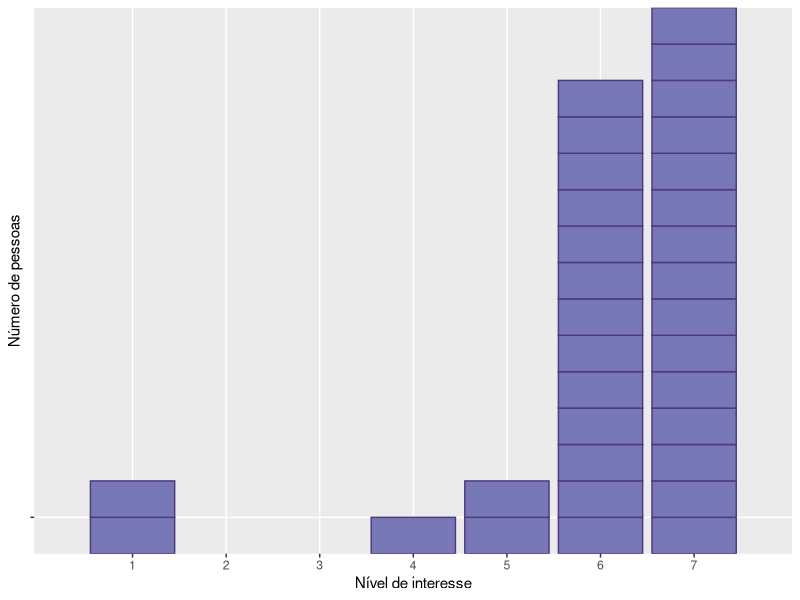
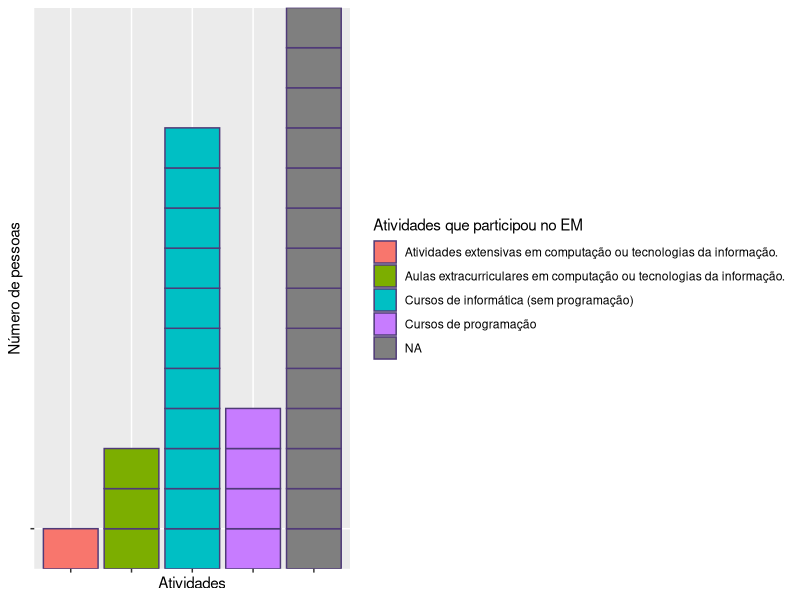
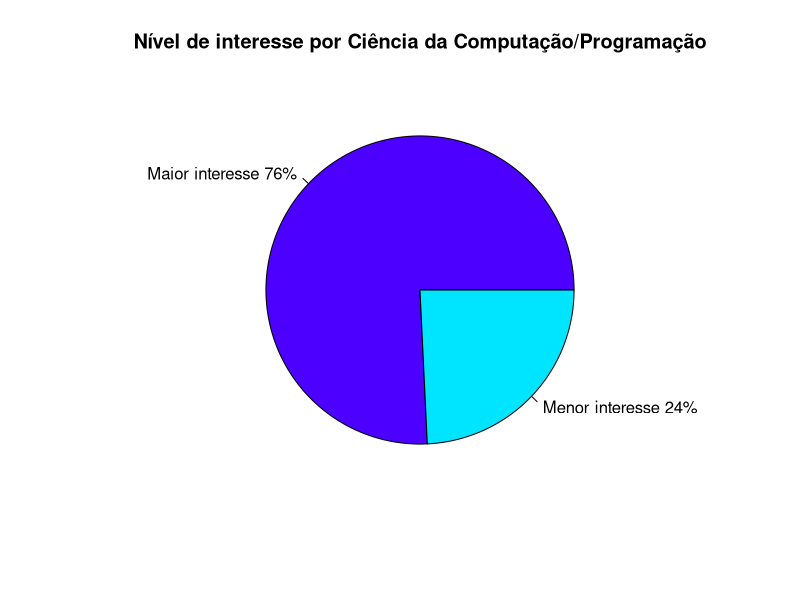
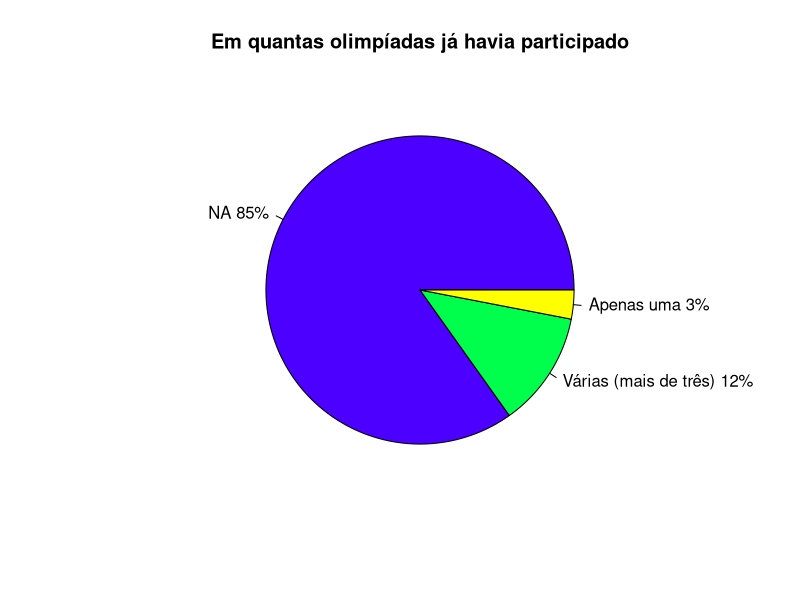
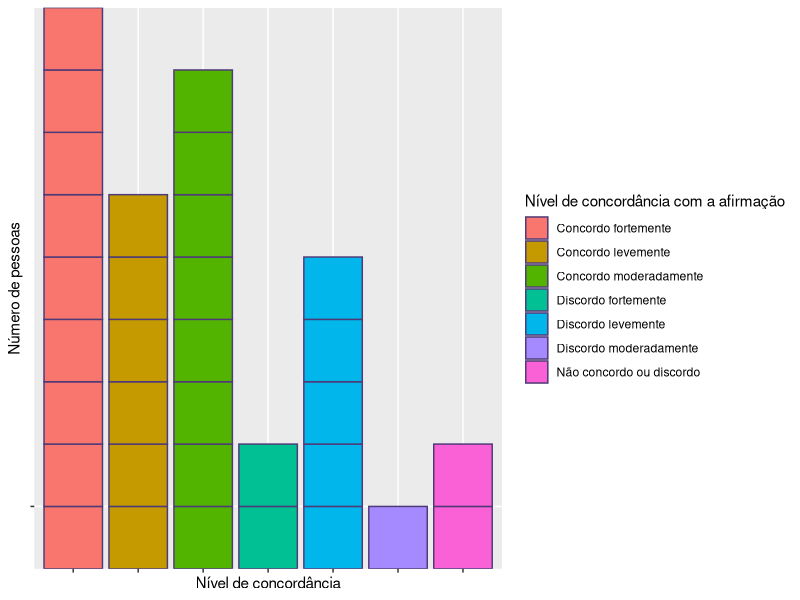
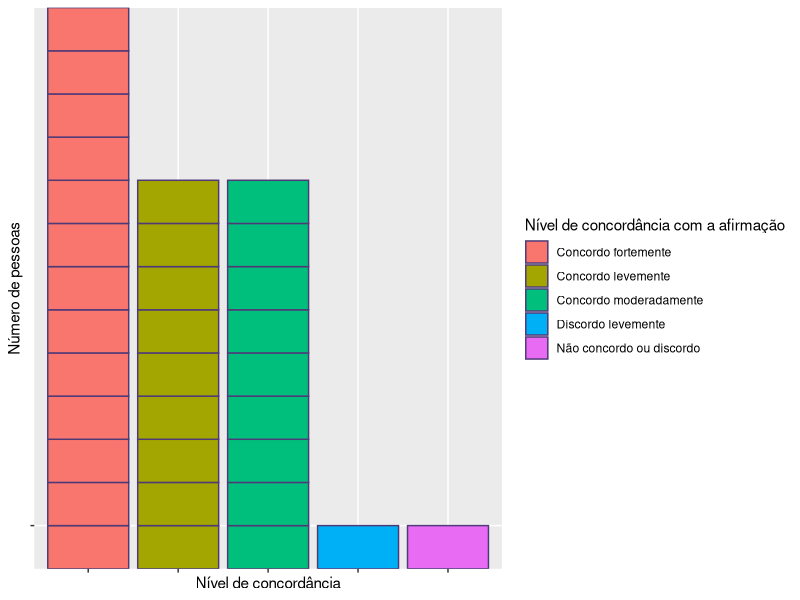
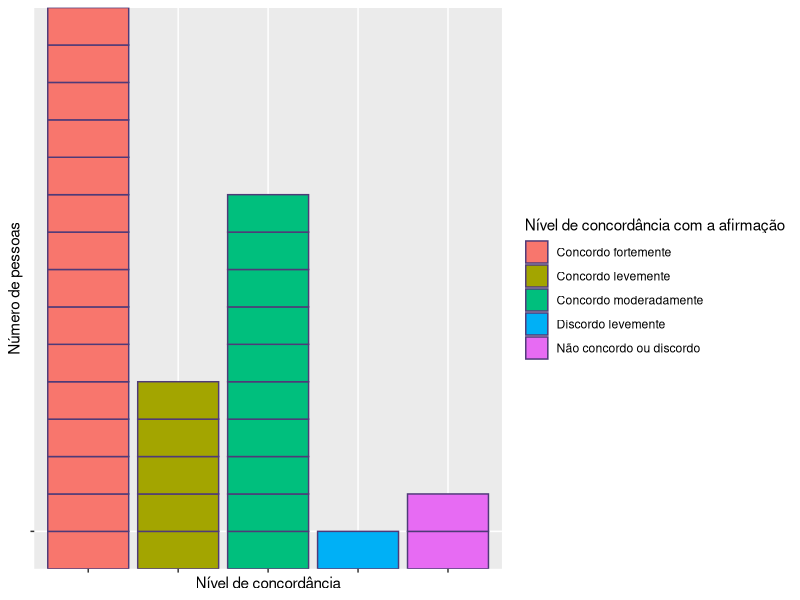
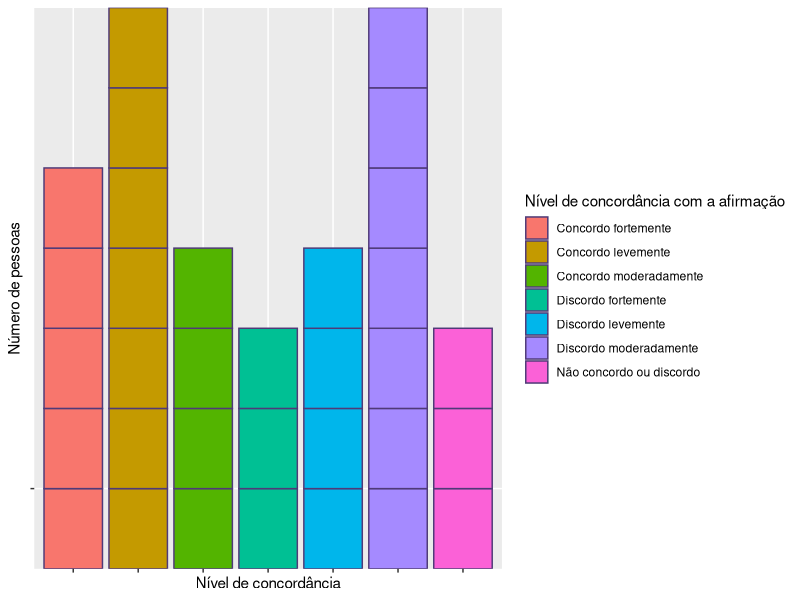

Here is the R script that generated these plots, in order:
## ---- chunk 1
knitr::opts_chunk$set(echo = TRUE, warning = FALSE, message = FALSE)
library(readr)
library(dplyr) 
library(ggplot2)

## ---- chunk 2
#lê o csv
amostra <- read.csv("amostra.csv")

## ---- chunk 3
ggplot(data = amostra, aes(x = Interesse, y = "")) + #escolho o dado base e defino o x e y do gráfico
  geom_bar(stat="identity", fill="#7877b8", colour = "#4f3a78") + #escolho o tipo de gráfico, determino o preenchimento e a cor da linha
  scale_x_discrete(limits = c(1,2,3,4,5,6,7)) + #forço o ggplot a exibir todos os números em x
  labs(y = "Número de pessoas", x = "Nível de interesse") #defino as legendas
## ---- chunk 4
ggplot(data = amostra, aes(x = Em.qual.das.seguintes.atividades.você.participou.no.ensino.médio., y = "", fill = Em.qual.das.seguintes.atividades.você.participou.no.ensino.médio.)) + #escolho o dado base e defino o x e y do gráfico
  geom_bar(stat="identity",  colour = "#4f3a78") + #escolho o tipo de gráfico, determino o preenchimento e a cor da linha
  labs(y = "Número de pessoas", x = "Atividades") + #arrumo as legendas 
  theme(axis.text.x = element_blank()) +
  scale_fill_discrete(name = "Atividades que participou no EM")
## ---- chunk 5
slices <- c(25, 8) #escolho o dado base
lbls <- c("Maior interesse", "Menor interesse") #defino as legendas
pct <- round(slices/sum(slices)*100) #calculo as porcentagens
lbls <- paste(lbls, pct)  
lbls <- paste(lbls,"%",sep="") 
pie(slices,labels = lbls, col=topo.colors(length(lbls)),
  	main="Nível de interesse por Ciência da Computação/Programação")
## ---- chunk 6
slices <- c(28, 4, 1) #escolho o dado base
lbls <- c("NA", "Várias (mais de três)", "Apenas uma") #defino as legendas
pct <- round(slices/sum(slices)*100) #calculo as porcentagens
lbls <- paste(lbls, pct)  
lbls <- paste(lbls,"%",sep="") 
pie(slices,labels = lbls, col=topo.colors(length(lbls)),
  	main="Em quantas olimpíadas já havia participado")
## ---- chunk 7
ggplot(data = amostra, aes(x = amostra$Na.escola..eu.sempre.estive.entre.os.melhores.em.matemática, y = "", fill = amostra$Na.escola..eu.sempre.estive.entre.os.melhores.em.matemática)) + #escolho o dado base e defino o x e y do gráfico
  geom_bar(stat="identity",  colour = "#4f3a78") + #escolho o tipo de gráfico, determino o preenchimento e a cor da linha
  labs(y = "Número de pessoas", x = "Nível de concordância") + #defino as legendas 
  theme(axis.text.x = element_blank()) +
  scale_fill_discrete(name = "Nível de concordância com a afirmação")
## ---- chunk 8
ggplot(data = amostra, aes(x = amostra$É.importante.para.mim.que.o.trabalho.que.eu.faça.tenha.grande.impacto.para.o.mundo, y = "", fill = amostra$É.importante.para.mim.que.o.trabalho.que.eu.faça.tenha.grande.impacto.para.o.mundo)) + #escolho o dado base e defino o x e y do gráfico
  geom_bar(stat="identity",  colour = "#4f3a78") + #escolho o tipo de gráfico, determino o preenchimento e a cor da linha
  labs(y = "Número de pessoas", x = "Nível de concordância") + #defino as legendas 
  theme(axis.text.x = element_blank()) +
  scale_fill_discrete(name = "Nível de concordância com a afirmação")
## ---- chunk 9
ggplot(data = amostra, aes(x = amostra$Seria.muito.bom.poder.programar.um.aplicativo.para.um.dispositivo.móvel, y = "", fill = amostra$Seria.muito.bom.poder.programar.um.aplicativo.para.um.dispositivo.móvel)) + #escolho o dado base e defino o x e y do gráfico
  geom_bar(stat="identity",  colour = "#4f3a78") + #escolho o tipo de gráfico, determino o preenchimento e a cor da linha
  labs(y = "Número de pessoas", x = "Nível de concordância") + #defino as legendas 
  theme(axis.text.x = element_blank()) +
  scale_fill_discrete(name = "Nível de concordância com a afirmação")
## ---- chunk 10
ggplot(data = amostra, aes(x = amostra$Meus.amigos.e.colegas.estudavam.computação.ou.outro.curso.em.tecnologia.da.informação, y = "", fill = amostra$Meus.amigos.e.colegas.estudavam.computação.ou.outro.curso.em.tecnologia.da.informação)) + #escolho o dado base e defino o x e y do gráfico
  geom_bar(stat="identity",  colour = "#4f3a78") + #escolho o tipo de gráfico, determino o preenchimento e a cor da linha
  labs(y = "Número de pessoas", x = "Nível de concordância") + #defino as legendas 
  theme(axis.text.x = element_blank()) +
  scale_fill_discrete(name = "Nível de concordância com a afirmação")
## ---- chunk 11
ggplot(data = amostra, aes(x = amostra$Os.professores.me.fizeram.sentir.que.eu.pertencia.àquela.aula, y = "", fill = amostra$Os.professores.me.fizeram.sentir.que.eu.pertencia.àquela.aula)) + #escolho o dado base e defino o x e y do gráfico
  geom_bar(stat="identity",  colour = "#4f3a78") + #escolho o tipo de gráfico, determino o preenchimento e a cor da linha
  labs(y = "Número de pessoas", x = "Nível de concordância") + #defino as legendas 
  theme(axis.text.x = element_blank()) +
  scale_fill_discrete(name = "Nível de concordância com a afirmação")
## ---- chunk 12
ggplot(data = amostra, aes(x = amostra$Assunto.divertido.e.aplicável, y = "", fill = amostra$Assunto.divertido.e.aplicável)) + #escolho o dado base e defino o x e y do gráfico
  geom_bar(stat="identity",  colour = "#4f3a78") + #escolho o tipo de gráfico, determino o preenchimento e a cor da linha
  labs(y = "Número de pessoas", x = "Nível de concordância") + #defino as legendas 
  theme(axis.text.x = element_blank()) +
  scale_fill_discrete(name = "Nível de concordância com a afirmação")
## ---- chunk 13
ggplot(data = amostra, aes(x = amostra$Aprendi.muito, y = "", fill = amostra$Aprendi.muito)) + #escolho o dado base e defino o x e y do gráfico
  geom_bar(stat="identity",  colour = "#4f3a78") + #escolho o tipo de gráfico, determino o preenchimento e a cor da linha
  labs(y = "Número de pessoas", x = "Nível de concordância") + #defino as legendas 
  theme(axis.text.x = element_blank()) +
  scale_fill_discrete(name = "Nível de concordância com a afirmação")
## ---- chunk 14
ggplot(data = amostra, aes(x = amostra$Professores.especialistas, y = "", fill = amostra$Professores.especialistas)) + #escolho o dado base e defino o x e y do gráfico
  geom_bar(stat="identity",  colour = "#4f3a78") + #escolho o tipo de gráfico, determino o preenchimento e a cor da linha
  labs(y = "Número de pessoas", x = "Nível de concordância") + #defino as legendas 
  theme(axis.text.x = element_blank()) +
  scale_fill_discrete(name = "Nível de concordância com a afirmação")
## ---- chunk 15
ggplot(data = amostra, aes(x = amostra$Indique.seu.nível.de.acordo.em.relação.às.seguintes.afirmações..Por.favor..considere.todas.as.perguntas.com.cuidado..Suas.respostas.e.opiniões.são.muito.importantes.para.nós...Um.professor...orientador.em.quem.eu.confiava.me.incentivou.a.estudar.ciência.da.computação., y = "", fill = amostra$Indique.seu.nível.de.acordo.em.relação.às.seguintes.afirmações..Por.favor..considere.todas.as.perguntas.com.cuidado..Suas.respostas.e.opiniões.são.muito.importantes.para.nós...Um.professor...orientador.em.quem.eu.confiava.me.incentivou.a.estudar.ciência.da.computação.)) + #escolho o dado base e defino o x e y do gráfico
  geom_bar(stat="identity",  colour = "#4f3a78") + #escolho o tipo de gráfico, determino o preenchimento e a cor da linha
  labs(y = "Número de pessoas", x = "Nível de concordância") + #defino as legendas 
  theme(axis.text.x = element_blank()) +
  scale_fill_discrete(name = "Nível de concordância com a afirmação")
## ---- chunk 16
ggplot(data = amostra, aes(x = amostra$Excelentes.professores, y = "", fill = amostra$Excelentes.professores)) + #escolho o dado base e defino o x e y do gráfico
  geom_bar(stat="identity",  colour = "#4f3a78") + #escolho o tipo de gráfico, determino o preenchimento e a cor da linha
  labs(y = "Número de pessoas", x = "Nível de concordância") + #defino as legendas 
  theme(axis.text.x = element_blank()) +
  scale_fill_discrete(name = "Nível de concordância com a afirmação")
## ---- chunk 17
ggplot(data = amostra, aes(x = amostra$Problemas.teóricos.e.abstratos.são.interessantes, y = "", fill = amostra$Problemas.teóricos.e.abstratos.são.interessantes)) + #escolho o dado base e defino o x e y do gráfico
  geom_bar(stat="identity",  colour = "#4f3a78") + #escolho o tipo de gráfico, determino o preenchimento e a cor da linha
  labs(y = "Número de pessoas", x = "Nível de concordância") + #defino as legendas 
  theme(axis.text.x = element_blank()) +
  scale_fill_discrete(name = "Nível de concordância com a afirmação")
## ---- chunk 18
ggplot(data = amostra, aes(x = amostra$Um.professor.que.eu.confiava..ou.um.orientador..me.incentivou.a.estudar.campos.de.exatas, y = "", fill = amostra$Um.professor.que.eu.confiava..ou.um.orientador..me.incentivou.a.estudar.campos.de.exatas)) + #escolho o dado base e defino o x e y do gráfico
  geom_bar(stat="identity",  colour = "#4f3a78") + #escolho o tipo de gráfico, determino o preenchimento e a cor da linha
  labs(y = "Número de pessoas", x = "Nível de concordância") + #defino as legendas 
  theme(axis.text.x = element_blank()) +
  scale_fill_discrete(name = "Nível de concordância com a afirmação")
## ---- chunk 19
ggplot(data = amostra, aes(x = amostra$Meus.amigos.e.colegas.me.incentivaram.a.estudar.computação.ou.outro.curso.em.tecnologia.da.informação., y = "", fill = amostra$Meus.amigos.e.colegas.me.incentivaram.a.estudar.computação.ou.outro.curso.em.tecnologia.da.informação.)) + #escolho o dado base e defino o x e y do gráfico
  geom_bar(stat="identity",  colour = "#4f3a78") + #escolho o tipo de gráfico, determino o preenchimento e a cor da linha
  labs(y = "Número de pessoas", x = "Nível de concordância") + #defino as legendas 
  theme(axis.text.x = element_blank()) +
  scale_fill_discrete(name = "Nível de concordância com a afirmação")
## ---- chunk 20
ggplot(data = amostra, aes(x = amostra$Gosto.de.desmontar.coisas.para.ver.como.elas.funcionam, y = "", fill = amostra$Gosto.de.desmontar.coisas.para.ver.como.elas.funcionam)) + #escolho o dado base e defino o x e y do gráfico
  geom_bar(stat="identity",  colour = "#4f3a78") + #escolho o tipo de gráfico, determino o preenchimento e a cor da linha
  labs(y = "Número de pessoas", x = "Nível de concordância") + #defino as legendas 
  theme(axis.text.x = element_blank()) +
  scale_fill_discrete(name = "Nível de concordância com a afirmação")
## ---- chunk 21
ggplot(data = amostra, aes(x = amostra$Gosto.de.dividir.problemas.em.partes.menores.e.resolvê.los, y = "", fill = amostra$Gosto.de.dividir.problemas.em.partes.menores.e.resolvê.los)) + #escolho o dado base e defino o x e y do gráfico
  geom_bar(stat="identity",  colour = "#4f3a78") + #escolho o tipo de gráfico, determino o preenchimento e a cor da linha
  labs(y = "Número de pessoas", x = "Nível de concordância") + #defino as legendas 
  theme(axis.text.x = element_blank()) +
  scale_fill_discrete(name = "Nível de concordância com a afirmação")
## ---- chunk 22
ggplot(data = amostra, aes(x = amostra$Amo.matemática, y = "", fill = amostra$Amo.matemática)) + #escolho o dado base e defino o x e y do gráfico
  geom_bar(stat="identity",  colour = "#4f3a78") + #escolho o tipo de gráfico, determino o preenchimento e a cor da linha
  labs(y = "Número de pessoas", x = "Nível de concordância") + #defino as legendas 
  theme(axis.text.x = element_blank()) +
  scale_fill_discrete(name = "Nível de concordância com a afirmação")
## ---- chunk 23
ggplot(data = amostra, aes(x = amostra$Eu.acredito.que.eu.saiba.diferenciar.Ciência.da.Computação.de.Tecnologia.da.Informação, y = "", fill = amostra$Eu.acredito.que.eu.saiba.diferenciar.Ciência.da.Computação.de.Tecnologia.da.Informação)) + #escolho o dado base e defino o x e y do gráfico
  geom_bar(stat="identity",  colour = "#4f3a78") + #escolho o tipo de gráfico, determino o preenchimento e a cor da linha
  labs(y = "Número de pessoas", x = "Nível de concordância") + #defino as legendas 
  theme(axis.text.x = element_blank()) +
  scale_fill_discrete(name = "Nível de concordância com a afirmação")
## ---- chunk 24
ggplot(data = amostra, aes(x = amostra$Professores.fizeram.computação.parecer.interessante, y = "", fill = amostra$Professores.fizeram.computação.parecer.interessante)) + #escolho o dado base e defino o x e y do gráfico
  geom_bar(stat="identity",  colour = "#4f3a78") + #escolho o tipo de gráfico, determino o preenchimento e a cor da linha
  labs(y = "Número de pessoas", x = "Nível de concordância") + #defino as legendas 
  theme(axis.text.x = element_blank()) +
  scale_fill_discrete(name = "Nível de concordância com a afirmação")
## ---- chunk 25
ggplot(data = amostra, aes(x = amostra$Os.professores.me.fizeram.acreditar.que.eu.poderia.ter.sucesso, y = "", fill = amostra$Os.professores.me.fizeram.acreditar.que.eu.poderia.ter.sucesso)) + #escolho o dado base e defino o x e y do gráfico
  geom_bar(stat="identity",  colour = "#4f3a78") + #escolho o tipo de gráfico, determino o preenchimento e a cor da linha
  labs(y = "Número de pessoas", x = "Nível de concordância") + #defino as legendas 
  theme(axis.text.x = element_blank()) +
  scale_fill_discrete(name = "Nível de concordância com a afirmação")
## ---- chunk 26
ggplot(data = amostra, aes(x = amostra$As.mídias.retratam.os.programadores.de.um.modo.negativo, y = "", fill = amostra$As.mídias.retratam.os.programadores.de.um.modo.negativo)) + #escolho o dado base e defino o x e y do gráfico
  geom_bar(stat="identity",  colour = "#4f3a78") + #escolho o tipo de gráfico, determino o preenchimento e a cor da linha
  labs(y = "Número de pessoas", x = "Nível de concordância") + #defino as legendas 
  theme(axis.text.x = element_blank()) +
  scale_fill_discrete(name = "Nível de concordância com a afirmação")
## ---- chunk 27
ggplot(data = amostra, aes(x = amostra$A.mídia..por.exemplo..TV..filmes..música..influenciou, y = "", fill = amostra$A.mídia..por.exemplo..TV..filmes..música..influenciou)) + #escolho o dado base e defino o x e y do gráfico
  geom_bar(stat="identity",  colour = "#4f3a78") + #escolho o tipo de gráfico, determino o preenchimento e a cor da linha
  labs(y = "Número de pessoas", x = "Nível de concordância") + #defino as legendas 
  theme(axis.text.x = element_blank()) +
  scale_fill_discrete(name = "Nível de concordância com a afirmação")
## ---- chunk 28
ggplot(data = amostra, aes(x = amostra$Mídias.sociais..ex..Facebook..YouTube..influenciaram, y = "", fill = amostra$Mídias.sociais..ex..Facebook..YouTube..influenciaram)) + #escolho o dado base e defino o x e y do gráfico
  geom_bar(stat="identity",  colour = "#4f3a78") + #escolho o tipo de gráfico, determino o preenchimento e a cor da linha
  labs(y = "Número de pessoas", x = "Nível de concordância") + #defino as legendas 
  theme(axis.text.x = element_blank()) +
  scale_fill_discrete(name = "Nível de concordância com a afirmação")
